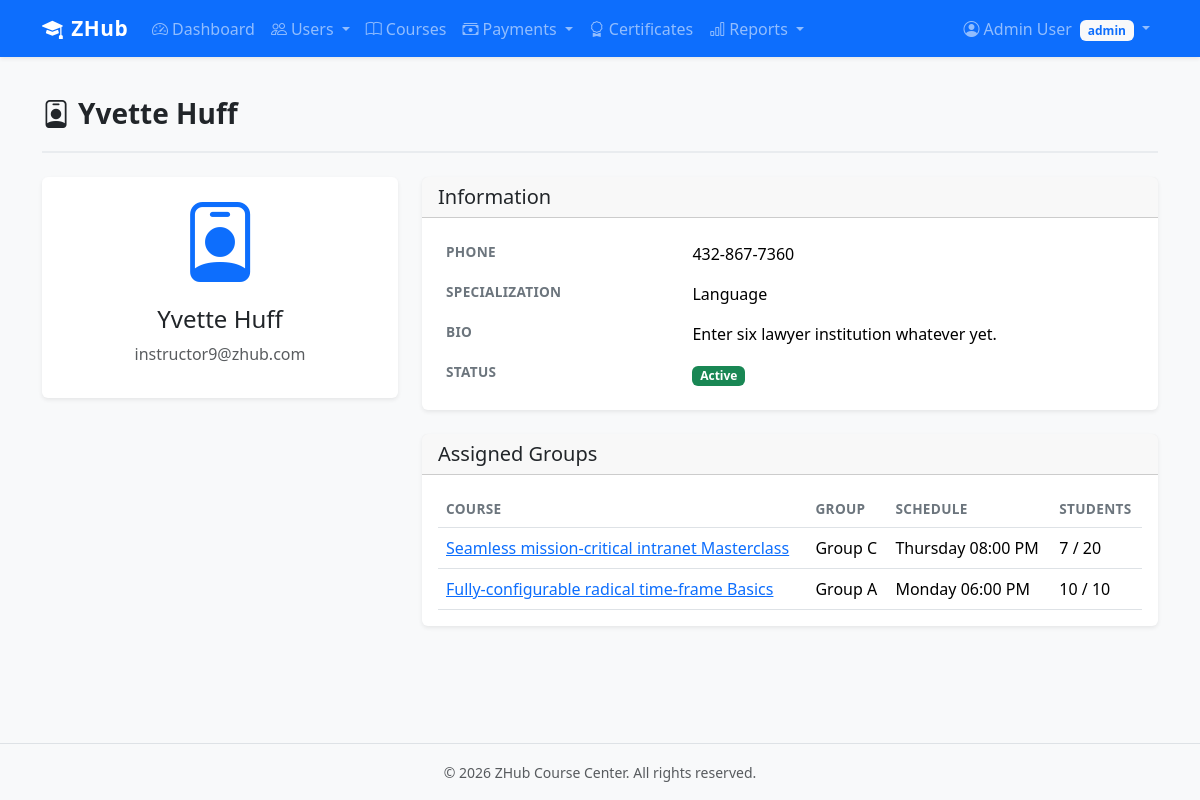
The page /instructors/9 (signed in) on the database its author committed.
### website/models.py (models this page shows, shortened)
class User(UserMixin, db.Model):
    __tablename__ = 'users'
    id = db.Column(db.Integer, primary_key=True)
    email = db.Column(db.String(150), unique=True, nullable=False, index=True)
    password_hash = db.Column(db.String(256), nullable=False)
    role = db.Column(db.String(20), nullable=False, default='student')  # admin / instructor / student
    first_name = db.Column(db.String(100), nullable=False)
    last_name = db.Column(db.String(100), nullable=False)
    phone = db.Column(db.String(20))
    is_active = db.Column(db.Boolean, default=True)
    created_at = db.Column(db.DateTime, default=lambda: datetime.now(timezone.utc))
    student = db.relationship('Student', backref='user', uselist=False, cascade='all, delete-orphan')
    instructor = db.relationship('Instructor', backref='user', uselist=False, cascade='all, delete-orphan')
    @property
    def full_name(self):
        return f'{self.first_name} {self.last_name}'

class Instructor(db.Model):
    __tablename__ = 'instructors'
    id = db.Column(db.Integer, primary_key=True)
    user_id = db.Column(db.Integer, db.ForeignKey('users.id'), unique=True, nullable=False)
    specialization = db.Column(db.String(200))
    bio = db.Column(db.Text)
    groups = db.relationship('Group', backref='instructor', lazy='dynamic')
    ratings = db.relationship('InstructorRating', backref='instructor', lazy='dynamic')

class Group(db.Model):
    __tablename__ = 'groups'
    id = db.Column(db.Integer, primary_key=True)
    course_id = db.Column(db.Integer, db.ForeignKey('courses.id'), nullable=False)
    instructor_id = db.Column(db.Integer, db.ForeignKey('instructors.id'), nullable=True)
    name = db.Column(db.String(100), nullable=False)
    schedule_day = db.Column(db.String(20))   # e.g. "Saturday"
    schedule_time = db.Column(db.String(20))  # e.g. "10:00 AM"
    max_capacity = db.Column(db.Integer, default=30)
    is_active = db.Column(db.Boolean, default=True)
    enrollments = db.relationship('Enrollment', backref='group', lazy='dynamic')
    attendance_records = db.relationship('Attendance', backref='group', lazy='dynamic')
    @property
    def current_count(self):
        return self.enrollments.filter_by(status='active').count()

class Course(db.Model):
    __tablename__ = 'courses'
    id = db.Column(db.Integer, primary_key=True)
    name = db.Column(db.String(200), nullable=False)
    description = db.Column(db.Text)
    level = db.Column(db.String(50))  # beginner / intermediate / advanced
    duration_weeks = db.Column(db.Integer)
    reservation_fee = db.Column(db.Float, default=0.0)
    course_fee = db.Column(db.Float, default=0.0)
    certificate_fee = db.Column(db.Float, default=0.0)
    is_active = db.Column(db.Boolean, default=True)
    created_at = db.Column(db.DateTime, default=lambda: datetime.now(timezone.utc))
    start_date = db.Column(db.Date, nullable=True)
    end_date = db.Column(db.Date, nullable=True)
    total_hours = db.Column(db.Float, nullable=True)
    num_sessions = db.Column(db.Integer, nullable=True)
    groups = db.relationship('Group', backref='course', lazy='dynamic', cascade='all, delete-orphan')
    enrollments = db.relationship('Enrollment', backref='course', lazy='dynamic', cascade='all, delete-orphan')
    ratings = db.relationship('CourseRating', backref='course', lazy='dynamic', cascade='all, delete-orphan')
    schedules = db.relationship('CourseSchedule', backref='course', lazy='dynamic', cascade='all, delete-orphan')

### website/instructors/routes.py (the view)
@instructors_bp.route('/<int:instructor_id>')
@role_required('admin')
def detail(instructor_id):
    instructor = Instructor.query.get_or_404(instructor_id)
    return render_template('instructors/detail.html', instructor=instructor)

### website/utils.py (called while the page is built)
def role_required(*roles):
    def decorator(f):
        @wraps(f)
        @login_required
        def decorated_function(*args, **kwargs):
            if current_user.role not in roles:
                abort(403)
            return f(*args, **kwargs)
        return decorated_function
    return decorator

### website/templates/instructors/detail.html (shortened to what this page needs)
{% extends "base.html" %}
{% block content %}
<div class="page-header">
    <h1><i class="bi bi-person-badge me-2"></i>{{ instructor.user.full_name }}</h1>
</div>
<div class="row">
    <div class="col-md-4">
        <div class="card mb-4">
            <div class="card-body text-center">
                <i class="bi bi-person-badge display-1 text-primary"></i>
                <h4 class="mt-3">{{ instructor.user.full_name }}</h4>
                <p class="text-muted">{{ instructor.user.email }}</p>
            </div>
        </div>
    </div>
    <div class="col-md-8">
        <div class="card mb-4">
            <div class="card-header"><h5 class="mb-0">Information</h5></div>
            <div class="card-body">
                <table class="table table-borderless mb-0">
                    <tr><th style="width:35%">Phone</th><td>{{ instructor.user.phone or '—' }}</td></tr>
                    <tr><th>Specialization</th><td>{{ instructor.specialization or '—' }}</td></tr>
                    <tr><th>Bio</th><td>{{ instructor.bio or '—' }}</td></tr>
                    <tr><th>Status</th><td>
                        {% if instructor.user.is_active %}
                        <span class="badge bg-success">Active</span>
                        {% else %}
                        <span class="badge bg-danger">Inactive</span>
                        {% endif %}
                    </td></tr>
                </table>
            </div>
        </div>
        <div class="card">
            <div class="card-header"><h5 class="mb-0">Assigned Groups</h5></div>
            <div class="card-body">
                {% set groups = instructor.groups.all() %}
                {% if groups %}
                <div class="table-responsive">
                    <table class="table table-hover mb-0">
                        <thead><tr><th>Course</th><th>Group</th><th>Schedule</th><th>Students</th></tr></thead>
                        <tbody>
                        {% for g in groups %}
                        <tr>
                            <td><a href="{{ url_for('courses.detail', course_id=g.course.id) }}">{{ g.course.name }}</a></td>
                            <td>{{ g.name }}</td>
                            <td>{{ g.schedule_day }} {{ g.schedule_time }}</td>
                            <td>{{ g.current_count }} / {{ g.max_capacity }}</td>
                        </tr>
                        {% endfor %}
                        </tbody>
                    </table>
                </div>
                {% else %}
                <p class="text-muted mb-0">No groups assigned.</p>
                {% endif %}
            </div>
        </div>
    </div>
</div>
{% endblock %}

### website/templates/base.html (shortened to what this page needs)
<!DOCTYPE html>
<html lang="en">
<head>
    <link href="https://cdn.jsdelivr.net/npm/bootstrap@5.3.3/dist/css/bootstrap.min.css" rel="stylesheet">
    <link href="https://cdn.jsdelivr.net/npm/bootstrap-icons@1.11.3/font/bootstrap-icons.min.css" rel="stylesheet">
    <link href="{{ url_for('static', filename='css/style.css') }}" rel="stylesheet">
</head>
<body>
    <nav class="navbar navbar-expand-lg navbar-dark bg-primary shadow-sm">
        <div class="container">
            <a class="navbar-brand fw-bold" href="{{ url_for('auth.home') }}">
                <i class="bi bi-mortarboard-fill me-2"></i>ZHub
            </a>
            <div class="collapse navbar-collapse" id="mainNav">
                {% if current_user.is_authenticated %}
                <ul class="navbar-nav me-auto">
                    {% if current_user.role == 'admin' %}
                    <li class="nav-item">
                        <a class="nav-link" href="{{ url_for('admin.dashboard') }}">
                            <i class="bi bi-speedometer2 me-1"></i>Dashboard
                        </a>
                    </li>
                    <li class="nav-item dropdown">
                        <a class="nav-link dropdown-toggle" href="#" data-bs-toggle="dropdown">
                            <i class="bi bi-people me-1"></i>Users
                        </a>
                    </li>
                    <li class="nav-item">
                        <a class="nav-link" href="{{ url_for('courses.list_courses') }}">
                            <i class="bi bi-book me-1"></i>Courses
                        </a>
                    </li>
                    <li class="nav-item dropdown">
                        <a class="nav-link dropdown-toggle" href="#" data-bs-toggle="dropdown">
                            <i class="bi bi-cash-stack me-1"></i>Payments
                        </a>
                    </li>
                    <li class="nav-item">
                        <a class="nav-link" href="{{ url_for('certificates.list_certificates') }}">
                            <i class="bi bi-award me-1"></i>Certificates
                        </a>
                    </li>
                    <li class="nav-item dropdown">
                        <a class="nav-link dropdown-toggle" href="#" data-bs-toggle="dropdown">
                            <i class="bi bi-bar-chart me-1"></i>Reports
                        </a>
                    </li>
                    {% endif %}
                </ul>
                <ul class="navbar-nav">
                    <li class="nav-item dropdown">
                        <a class="nav-link dropdown-toggle" href="#" data-bs-toggle="dropdown">
                            <i class="bi bi-person-circle me-1"></i>{{ current_user.full_name }}
                            <span class="badge bg-light text-primary ms-1">{{ current_user.role }}</span>
                        </a>
                    </li>
                </ul>
                {% endif %}
            </div>
        </div>
    </nav>
    <main class="container py-4">
        {% block content %}{% endblock %}
    </main>
    <footer class="bg-light text-center text-muted py-3 mt-auto border-top">
        <div class="container">
            <small>&copy; 2026 ZHub Course Center. All rights reserved.</small>
        </div>
    </footer>
</body>
</html>

### website/static/css/style.css (style rules this page uses)
body { min-height: 100vh; display: flex; flex-direction: column; background-color: #f8f9fa; }
main { flex: 1; }
.navbar-brand { font-size: 1.3rem; letter-spacing: 0.5px; }
.card { border: none; box-shadow: 0 0.125rem 0.25rem rgba(0, 0, 0, 0.075); transition: box-shadow 0.2s ease; }
.table th { font-weight: 600; font-size: 0.85rem; text-transform: uppercase; letter-spacing: 0.3px; color: #6c757d; }
.page-header { margin-bottom: 1.5rem; padding-bottom: 0.75rem; border-bottom: 2px solid #e9ecef; }
.page-header h1 { font-size: 1.75rem; font-weight: 700; color: #212529; }

### rows shown on the page
User: full_name "Admin User", role "admin"
User: user.full_name "Yvette Huff", user.email "instructor9@zhub.com", user "432-867-7360"
Instructor: specialization "Language", bio "Enter six lawyer institution whatever yet."
Group: course.name "Seamless mission-critical intranet Masterclass", name "Group C", schedule_day "Thursday", schedule_time "08:00 PM", current_count "7", max_capacity "20"
Group: course.name "Fully-configurable radical time-frame Basics", name "Group A", schedule_day "Monday", schedule_time "06:00 PM", current_count "10", max_capacity "10"
